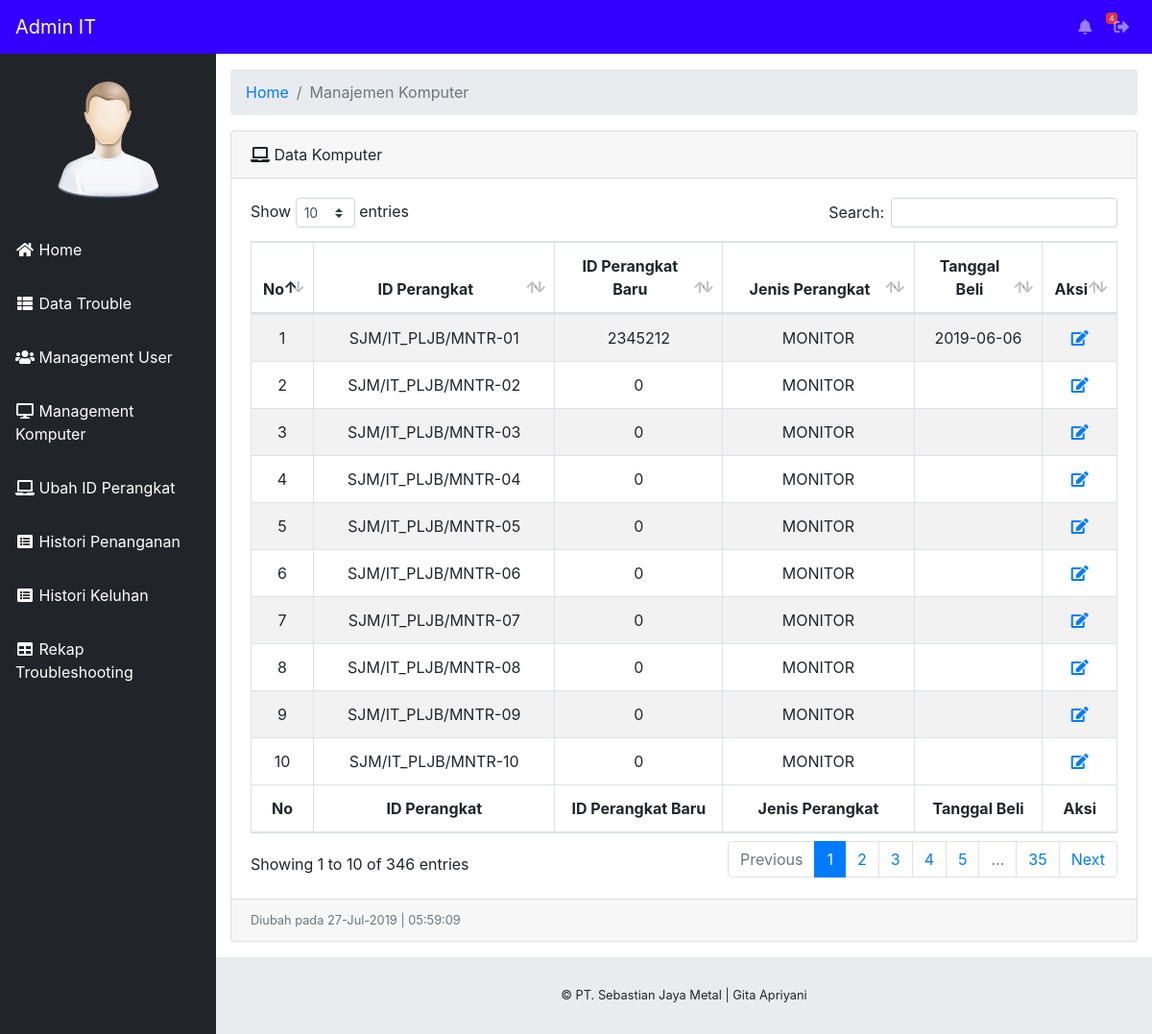
The app's page /staff/index.php?halaman=management-idperangkat (signed in) with its own data.
### tables this page shows
CREATE TABLE IF NOT EXISTS `tbl_jenis` (
  `id_jenis` int(15) NOT NULL AUTO_INCREMENT,
  `jenis` varchar(20) NOT NULL,
  `id_lama` varchar(25) NOT NULL,
  `id_baru` int(15) NOT NULL,
  `user` varchar(25) NOT NULL,
  `lokasi` varchar(25) NOT NULL,
  `keterangan` text NOT NULL,
  `tgl_beli` varchar(20) NOT NULL,
  PRIMARY KEY (`id_jenis`)
);

### staff/management-idperangkat.php (the view)
<div class="container-fluid">
        <ol class="breadcrumb">
          <li class="breadcrumb-item">
            <a href="index.php">Home</a>
          </li>
          <li class="breadcrumb-item active">Manajemen Komputer</li>
        </ol>
        <div class="card mb-3">
          <div class="card-header">
            <i class="fas fa-laptop"></i>
            Data Komputer</div>
          <div class="card-body">
            <div class="table-responsive">
              <table class="table table-striped table-bordered table-hover" id="dataTable">
                  <thead>
                      <tr>
                        <th><center>No</center></th>
                        <th><center>ID Perangkat</center></th>
                        <th><center>ID Perangkat Baru</center></th>
                        <th><center>Jenis Perangkat</center></th>
                        <th><center>Tanggal Beli</center></th>
                        <th><center>Aksi</center></th>
                      </tr>
                  </thead>
                  <tfoot>
                      <tr>
                        <th><center>No</center></th>
                        <th><center>ID Perangkat</center></th>
                        <th><center>ID Perangkat Baru</center></th>
                        <th><center>Jenis Perangkat</center></th>
                        <th><center>Tanggal Beli</center></th>
                        <th><center>Aksi</center></th>
                      </tr>
                  </tfoot>
                  <tbody>
                      <?php
                      $no = 1;
                      include '../config/koneksi.php';
                      $query = mysqli_query($konek, "SELECT * FROM tbl_jenis") or die(mysqli_error());
                        if(mysqli_num_rows($query) == 0){
                          echo '<tr><td collspan="4" align="center">Tidak ada data!</td></tr>';
                        }
                        else{
                          while ($data = mysqli_fetch_array($query)) {
                            ?>
                        <tr>
                            <td><center><?php echo $no++; ?></center></td>
                                <td><center><?php echo $data['id_lama']; ?></center></td>
                                <td><center><?php echo $data['id_baru']; ?></center></td>
                                <td><center><?php echo $data['jenis']; ?></center></td>
                                <td><center><?php echo ($data['tgl_beli']); ?></center></td>
                                <td><center>
                                  <a href="index.php?halaman=edit-idperangkat&id=<?php echo $data['id_jenis'];?>" title="Edit Data"><span class="fa fa-edit"></span></a>
                                </td>
                        </tr>
                          <?php
                        }
                        }
                        ?>
                  </tbody>
              </table>
            </div>
          </div>
          <div class="card-footer small text-muted">Diubah pada <?php echo date("d-M-Y | H:i:s"); ?></div>
        </div>
      </div>

### records on screen
tbl_jenis: id_lama "SJM/IT_PLJB/MNTR-01", id_baru "2345212", jenis "MONITOR", tgl_beli "2019-06-06"
tbl_jenis: id_lama "SJM/IT_PLJB/MNTR-02", id_baru "0", jenis "MONITOR"
tbl_jenis: id_lama "SJM/IT_PLJB/MNTR-03", id_baru "0", jenis "MONITOR"
tbl_jenis: id_lama "SJM/IT_PLJB/MNTR-04", id_baru "0", jenis "MONITOR"
tbl_jenis: id_lama "SJM/IT_PLJB/MNTR-05", id_baru "0", jenis "MONITOR"
tbl_jenis: id_lama "SJM/IT_PLJB/MNTR-06", id_baru "0", jenis "MONITOR"
tbl_jenis: id_lama "SJM/IT_PLJB/MNTR-07", id_baru "0", jenis "MONITOR"
tbl_jenis: id_lama "SJM/IT_PLJB/MNTR-08", id_baru "0", jenis "MONITOR"
tbl_jenis: id_lama "SJM/IT_PLJB/MNTR-09", id_baru "0", jenis "MONITOR"
tbl_jenis: id_lama "SJM/IT_PLJB/MNTR-10", id_baru "0", jenis "MONITOR"

### other values on screen
$level "Admin"
$countNotif "4"
